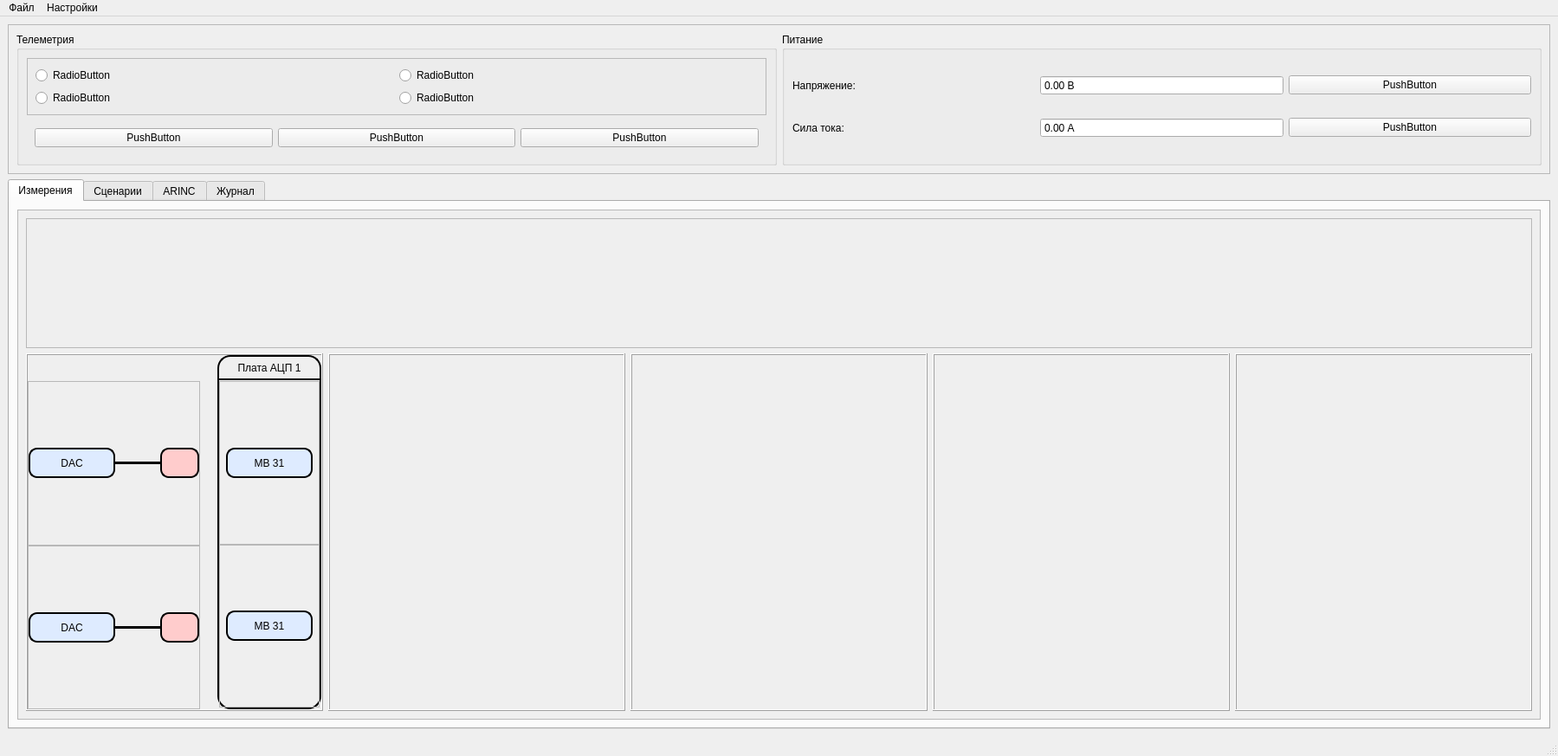
<?xml version="1.0" encoding="UTF-8"?>
<ui version="4.0">
 <class>MainWindow</class>
 <widget class="QMainWindow" name="MainWindow">
  <property name="geometry">
   <rect>
    <x>0</x>
    <y>0</y>
    <width>1799</width>
    <height>873</height>
   </rect>
  </property>
  <property name="windowTitle">
   <string>MainWindow</string>
  </property>
  <property name="styleSheet">
   <string notr="true"/>
  </property>
  <widget class="QWidget" name="centralwidget">
   <layout class="QVBoxLayout" name="verticalLayout_2">
    <item>
     <widget class="QFrame" name="frame">
      <property name="frameShape">
       <enum>QFrame::StyledPanel</enum>
      </property>
      <property name="frameShadow">
       <enum>QFrame::Raised</enum>
      </property>
      <layout class="QHBoxLayout" name="horizontalLayout_2">
       <item>
        <widget class="QGroupBox" name="groupBox">
         <property name="title">
          <string>Телеметрия</string>
         </property>
         <layout class="QVBoxLayout" name="verticalLayout">
          <item>
           <widget class="QFrame" name="frame_3">
            <property name="frameShape">
             <enum>QFrame::StyledPanel</enum>
            </property>
            <property name="frameShadow">
             <enum>QFrame::Raised</enum>
            </property>
            <layout class="QGridLayout" name="gridLayout_2">
             <item row="1" column="1">
              <widget class="QRadioButton" name="radioButton_5">
               <property name="text">
                <string>RadioButton</string>
               </property>
              </widget>
             </item>
             <item row="0" column="0">
              <widget class="QRadioButton" name="radioButton">
               <property name="text">
                <string>RadioButton</string>
               </property>
              </widget>
             </item>
             <item row="0" column="1">
              <widget class="QRadioButton" name="radioButton_4">
               <property name="text">
                <string>RadioButton</string>
               </property>
              </widget>
             </item>
             <item row="1" column="0">
              <widget class="QRadioButton" name="radioButton_3">
               <property name="text">
                <string>RadioButton</string>
               </property>
              </widget>
             </item>
            </layout>
           </widget>
          </item>
          <item>
           <widget class="QFrame" name="frame_2">
            <property name="frameShape">
             <enum>QFrame::NoFrame</enum>
            </property>
            <property name="frameShadow">
             <enum>QFrame::Raised</enum>
            </property>
            <layout class="QHBoxLayout" name="horizontalLayout">
             <item>
              <widget class="QPushButton" name="pushButton">
               <property name="text">
                <string>PushButton</string>
               </property>
              </widget>
             </item>
             <item>
              <widget class="QPushButton" name="pushButton_2">
               <property name="text">
                <string>PushButton</string>
               </property>
              </widget>
             </item>
             <item>
              <widget class="QPushButton" name="pushButton_3">
               <property name="text">
                <string>PushButton</string>
               </property>
              </widget>
             </item>
            </layout>
           </widget>
          </item>
         </layout>
        </widget>
       </item>
       <item>
        <widget class="QGroupBox" name="groupBox_2">
         <property name="sizePolicy">
          <sizepolicy hsizetype="Preferred" vsizetype="Preferred">
           <horstretch>0</horstretch>
           <verstretch>0</verstretch>
          </sizepolicy>
         </property>
         <property name="title">
          <string>Питание</string>
         </property>
         <layout class="QGridLayout" name="gridLayout">
          <item row="1" column="0">
           <widget class="QLabel" name="label_2">
            <property name="text">
             <string>Сила тока:</string>
            </property>
           </widget>
          </item>
          <item row="0" column="0">
           <widget class="QLabel" name="label">
            <property name="text">
             <string>Напряжение:</string>
            </property>
           </widget>
          </item>
          <item row="0" column="1">
           <widget class="QDoubleSpinBox" name="doubleSpinBox">
            <property name="readOnly">
             <bool>true</bool>
            </property>
            <property name="buttonSymbols">
             <enum>QAbstractSpinBox::NoButtons</enum>
            </property>
            <property name="suffix">
             <string> В</string>
            </property>
           </widget>
          </item>
          <item row="1" column="1">
           <widget class="QDoubleSpinBox" name="doubleSpinBox_2">
            <property name="buttonSymbols">
             <enum>QAbstractSpinBox::NoButtons</enum>
            </property>
            <property name="suffix">
             <string> А</string>
            </property>
           </widget>
          </item>
          <item row="0" column="2">
           <widget class="QPushButton" name="pushButton_4">
            <property name="text">
             <string>PushButton</string>
            </property>
           </widget>
          </item>
          <item row="1" column="2">
           <widget class="QPushButton" name="pushButton_5">
            <property name="text">
             <string>PushButton</string>
            </property>
           </widget>
          </item>
         </layout>
        </widget>
       </item>
      </layout>
     </widget>
    </item>
    <item>
     <widget class="QTabWidget" name="tabWidget">
      <property name="currentIndex">
       <number>0</number>
      </property>
      <widget class="QWidget" name="tab">
       <attribute name="title">
        <string>Измерения</string>
       </attribute>
       <layout class="QHBoxLayout" name="horizontalLayout_3">
        <item>
         <widget class="QScrollArea" name="scrollArea">
          <property name="styleSheet">
           <string notr="true">QFrame#acp_board1_frame{
	border: 1.5px solid black;
	border-radius: 15px;
}</string>
          </property>
          <property name="widgetResizable">
           <bool>true</bool>
          </property>
          <widget class="QWidget" name="scrollAreaWidgetContents">
           <property name="geometry">
            <rect>
             <x>0</x>
             <y>0</y>
             <width>1747</width>
             <height>560</height>
            </rect>
           </property>
           <layout class="QGridLayout" name="gridLayout_4">
            <item row="1" column="2">
             <widget class="QFrame" name="frame_6">
              <property name="frameShape">
               <enum>QFrame::Box</enum>
              </property>
              <property name="frameShadow">
               <enum>QFrame::Raised</enum>
              </property>
             </widget>
            </item>
            <item row="1" column="0">
             <widget class="QFrame" name="stylesheet_frame">
              <property name="styleSheet">
               <string notr="true">QPushButton{
	border: 1.5px solid black;
	border-radius: 10px;
	background-color: rgb(222, 235, 255);
}	

QPushButton#key_btn, #key_btn_2{
	background-color: rgb(255, 204, 204);
}

QPushButton:hover{
	border: 3px solid black;
}

QPushButton#dac_btn:checked{
	qproperty-icon: url(l/icons/green_circle.svg);
	qproperty-iconSize: 20px 20px;
}

QPushButton#dac_btn:unchecked{
	qproperty-icon: url(l/icons/green_circle.svg);
	qproperty-iconSize: 20px 20px;
}</string>
              </property>
              <property name="frameShape">
               <enum>QFrame::Box</enum>
              </property>
              <property name="frameShadow">
               <enum>QFrame::Raised</enum>
              </property>
              <layout class="QGridLayout" name="gridLayout_3">
               <property name="leftMargin">
                <number>0</number>
               </property>
               <property name="topMargin">
                <number>0</number>
               </property>
               <property name="rightMargin">
                <number>0</number>
               </property>
               <property name="bottomMargin">
                <number>0</number>
               </property>
               <property name="horizontalSpacing">
                <number>20</number>
               </property>
               <property name="verticalSpacing">
                <number>0</number>
               </property>
               <item row="1" column="0">
                <widget class="QFrame" name="frame_4">
                 <property name="frameShape">
                  <enum>QFrame::StyledPanel</enum>
                 </property>
                 <property name="frameShadow">
                  <enum>QFrame::Raised</enum>
                 </property>
                 <layout class="QHBoxLayout" name="horizontalLayout_5">
                  <property name="spacing">
                   <number>0</number>
                  </property>
                  <property name="leftMargin">
                   <number>0</number>
                  </property>
                  <property name="topMargin">
                   <number>0</number>
                  </property>
                  <property name="rightMargin">
                   <number>0</number>
                  </property>
                  <property name="bottomMargin">
                   <number>0</number>
                  </property>
                  <item>
                   <widget class="QPushButton" name="dac_btn">
                    <property name="minimumSize">
                     <size>
                      <width>100</width>
                      <height>35</height>
                     </size>
                    </property>
                    <property name="maximumSize">
                     <size>
                      <width>100</width>
                      <height>35</height>
                     </size>
                    </property>
                    <property name="cursor">
                     <cursorShape>PointingHandCursor</cursorShape>
                    </property>
                    <property name="text">
                     <string>DAC</string>
                    </property>
                    <property name="checkable">
                     <bool>true</bool>
                    </property>
                   </widget>
                  </item>
                  <item>
                   <widget class="Line" name="line">
                    <property name="frameShadow">
                     <enum>QFrame::Plain</enum>
                    </property>
                    <property name="lineWidth">
                     <number>5</number>
                    </property>
                    <property name="midLineWidth">
                     <number>0</number>
                    </property>
                    <property name="orientation">
                     <enum>Qt::Horizontal</enum>
                    </property>
                   </widget>
                  </item>
                  <item>
                   <widget class="QPushButton" name="key_btn">
                    <property name="minimumSize">
                     <size>
                      <width>45</width>
                      <height>35</height>
                     </size>
                    </property>
                    <property name="maximumSize">
                     <size>
                      <width>45</width>
                      <height>35</height>
                     </size>
                    </property>
                    <property name="cursor">
                     <cursorShape>PointingHandCursor</cursorShape>
                    </property>
                    <property name="text">
                     <string/>
                    </property>
                    <property name="checkable">
                     <bool>true</bool>
                    </property>
                   </widget>
                  </item>
                 </layout>
                </widget>
               </item>
               <item row="2" column="0">
                <widget class="QFrame" name="frame_12">
                 <property name="frameShape">
                  <enum>QFrame::StyledPanel</enum>
                 </property>
                 <property name="frameShadow">
                  <enum>QFrame::Raised</enum>
                 </property>
                 <layout class="QHBoxLayout" name="horizontalLayout_6">
                  <property name="spacing">
                   <number>0</number>
                  </property>
                  <property name="leftMargin">
                   <number>0</number>
                  </property>
                  <property name="topMargin">
                   <number>0</number>
                  </property>
                  <property name="rightMargin">
                   <number>0</number>
                  </property>
                  <property name="bottomMargin">
                   <number>0</number>
                  </property>
                  <item>
                   <widget class="QPushButton" name="dac_btn_2">
                    <property name="minimumSize">
                     <size>
                      <width>100</width>
                      <height>35</height>
                     </size>
                    </property>
                    <property name="maximumSize">
                     <size>
                      <width>100</width>
                      <height>35</height>
                     </size>
                    </property>
                    <property name="cursor">
                     <cursorShape>PointingHandCursor</cursorShape>
                    </property>
                    <property name="text">
                     <string>DAC</string>
                    </property>
                    <property name="checkable">
                     <bool>true</bool>
                    </property>
                   </widget>
                  </item>
                  <item>
                   <widget class="Line" name="line_2">
                    <property name="frameShadow">
                     <enum>QFrame::Plain</enum>
                    </property>
                    <property name="lineWidth">
                     <number>5</number>
                    </property>
                    <property name="orientation">
                     <enum>Qt::Horizontal</enum>
                    </property>
                   </widget>
                  </item>
                  <item>
                   <widget class="QPushButton" name="key_btn_2">
                    <property name="minimumSize">
                     <size>
                      <width>45</width>
                      <height>35</height>
                     </size>
                    </property>
                    <property name="maximumSize">
                     <size>
                      <width>45</width>
                      <height>35</height>
                     </size>
                    </property>
                    <property name="cursor">
                     <cursorShape>PointingHandCursor</cursorShape>
                    </property>
                    <property name="text">
                     <string/>
                    </property>
                    <property name="checkable">
                     <bool>true</bool>
                    </property>
                   </widget>
                  </item>
                 </layout>
                </widget>
               </item>
               <item row="0" column="0">
                <widget class="QLabel" name="label_4">
                 <property name="minimumSize">
                  <size>
                   <width>30</width>
                   <height>0</height>
                  </size>
                 </property>
                 <property name="maximumSize">
                  <size>
                   <width>16777215</width>
                   <height>30</height>
                  </size>
                 </property>
                 <property name="text">
                  <string/>
                 </property>
                </widget>
               </item>
               <item row="0" column="1" rowspan="3">
                <widget class="QFrame" name="acp_board1_frame">
                 <property name="maximumSize">
                  <size>
                   <width>120</width>
                   <height>16777215</height>
                  </size>
                 </property>
                 <property name="frameShape">
                  <enum>QFrame::StyledPanel</enum>
                 </property>
                 <property name="frameShadow">
                  <enum>QFrame::Raised</enum>
                 </property>
                 <layout class="QVBoxLayout" name="verticalLayout_3">
                  <property name="spacing">
                   <number>0</number>
                  </property>
                  <property name="leftMargin">
                   <number>0</number>
                  </property>
                  <property name="topMargin">
                   <number>0</number>
                  </property>
                  <property name="rightMargin">
                   <number>0</number>
                  </property>
                  <property name="bottomMargin">
                   <number>0</number>
                  </property>
                  <item>
                   <widget class="QLabel" name="label_3">
                    <property name="minimumSize">
                     <size>
                      <width>0</width>
                      <height>25</height>
                     </size>
                    </property>
                    <property name="maximumSize">
                     <size>
                      <width>16777215</width>
                      <height>25</height>
                     </size>
                    </property>
                    <property name="text">
                     <string>Плата АЦП 1</string>
                    </property>
                    <property name="alignment">
                     <set>Qt::AlignCenter</set>
                    </property>
                   </widget>
                  </item>
                  <item>
                   <widget class="Line" name="line_3">
                    <property name="frameShadow">
                     <enum>QFrame::Plain</enum>
                    </property>
                    <property name="lineWidth">
                     <number>2</number>
                    </property>
                    <property name="orientation">
                     <enum>Qt::Horizontal</enum>
                    </property>
                   </widget>
                  </item>
                  <item>
                   <widget class="QFrame" name="frame_9">
                    <property name="frameShape">
                     <enum>QFrame::StyledPanel</enum>
                    </property>
                    <property name="frameShadow">
                     <enum>QFrame::Raised</enum>
                    </property>
                    <layout class="QHBoxLayout" name="horizontalLayout_7">
                     <property name="spacing">
                      <number>0</number>
                     </property>
                     <property name="leftMargin">
                      <number>0</number>
                     </property>
                     <property name="topMargin">
                      <number>0</number>
                     </property>
                     <property name="rightMargin">
                      <number>0</number>
                     </property>
                     <property name="bottomMargin">
                      <number>0</number>
                     </property>
                     <item>
                      <widget class="QPushButton" name="mb_btn_2">
                       <property name="minimumSize">
                        <size>
                         <width>100</width>
                         <height>35</height>
                        </size>
                       </property>
                       <property name="maximumSize">
                        <size>
                         <width>100</width>
                         <height>35</height>
                        </size>
                       </property>
                       <property name="cursor">
                        <cursorShape>PointingHandCursor</cursorShape>
                       </property>
                       <property name="text">
                        <string>MB 31</string>
                       </property>
                       <property name="checkable">
                        <bool>true</bool>
                       </property>
                      </widget>
                     </item>
                    </layout>
                   </widget>
                  </item>
                  <item>
                   <widget class="QFrame" name="frame_13">
                    <property name="frameShape">
                     <enum>QFrame::StyledPanel</enum>
                    </property>
                    <property name="frameShadow">
                     <enum>QFrame::Raised</enum>
                    </property>
                    <layout class="QHBoxLayout" name="horizontalLayout_8">
                     <property name="spacing">
                      <number>0</number>
                     </property>
                     <property name="leftMargin">
                      <number>0</number>
                     </property>
                     <property name="topMargin">
                      <number>0</number>
                     </property>
                     <property name="rightMargin">
                      <number>0</number>
                     </property>
                     <property name="bottomMargin">
                      <number>0</number>
                     </property>
                     <item>
                      <widget class="QPushButton" name="mb_btn">
                       <property name="minimumSize">
                        <size>
                         <width>100</width>
                         <height>35</height>
                        </size>
                       </property>
                       <property name="maximumSize">
                        <size>
                         <width>100</width>
                         <height>35</height>
                        </size>
                       </property>
                       <property name="cursor">
                        <cursorShape>PointingHandCursor</cursorShape>
                       </property>
                       <property name="text">
                        <string>MB 31</string>
                       </property>
                       <property name="checkable">
                        <bool>true</bool>
                       </property>
                      </widget>
                     </item>
                    </layout>
                   </widget>
                  </item>
                 </layout>
                </widget>
               </item>
              </layout>
             </widget>
            </item>
            <item row="1" column="1">
             <widget class="QFrame" name="frame_5">
              <property name="frameShape">
               <enum>QFrame::Box</enum>
              </property>
              <property name="frameShadow">
               <enum>QFrame::Raised</enum>
              </property>
             </widget>
            </item>
            <item row="1" column="4">
             <widget class="QFrame" name="frame_8">
              <property name="frameShape">
               <enum>QFrame::Box</enum>
              </property>
              <property name="frameShadow">
               <enum>QFrame::Raised</enum>
              </property>
             </widget>
            </item>
            <item row="1" column="3">
             <widget class="QFrame" name="frame_7">
              <property name="frameShape">
               <enum>QFrame::Box</enum>
              </property>
              <property name="frameShadow">
               <enum>QFrame::Raised</enum>
              </property>
             </widget>
            </item>
            <item row="0" column="0" colspan="5">
             <widget class="QFrame" name="frame_11">
              <property name="maximumSize">
               <size>
                <width>16777215</width>
                <height>150</height>
               </size>
              </property>
              <property name="frameShape">
               <enum>QFrame::StyledPanel</enum>
              </property>
              <property name="frameShadow">
               <enum>QFrame::Raised</enum>
              </property>
             </widget>
            </item>
           </layout>
          </widget>
         </widget>
        </item>
       </layout>
      </widget>
      <widget class="QWidget" name="tab_2">
       <attribute name="title">
        <string>Сценарии</string>
       </attribute>
      </widget>
      <widget class="QWidget" name="tab_3">
       <attribute name="title">
        <string>ARINC</string>
       </attribute>
      </widget>
      <widget class="QWidget" name="tab_5">
       <attribute name="title">
        <string>Журнал</string>
       </attribute>
      </widget>
     </widget>
    </item>
   </layout>
  </widget>
  <widget class="QMenuBar" name="menubar">
   <property name="geometry">
    <rect>
     <x>0</x>
     <y>0</y>
     <width>1799</width>
     <height>26</height>
    </rect>
   </property>
   <widget class="QMenu" name="menu">
    <property name="title">
     <string>Файл</string>
    </property>
   </widget>
   <widget class="QMenu" name="menu_2">
    <property name="title">
     <string>Настройки</string>
    </property>
   </widget>
   <addaction name="menu"/>
   <addaction name="menu_2"/>
  </widget>
  <widget class="QStatusBar" name="statusbar"/>
 </widget>
 <resources/>
 <connections/>
</ui>
